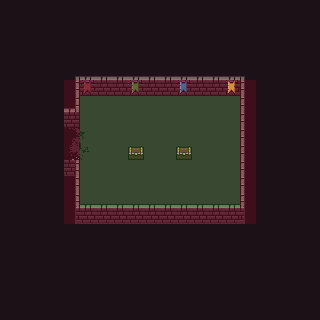

This is a level from a 2D game, rendered from its Tiled map with the project's own tilesets. A one-line summary and the map file follow, with tile-layer data summarised:
An orthogonal 20x20 tile map with 16x16 px tiles, 7 tile layers (bg, floor, treasure, fg, ...), 3 tilesets and 4 objects (w).

<map version="1.5" tiledversion="1.7.0" orientation="orthogonal" renderorder="right-down" width="20" height="20" tilewidth="16" tileheight="16" infinite="0" nextlayerid="11" nextobjectid="5">
 <tileset firstgid="1" source="0x72_16x16DungeonTileset_walls.v1.tsx" />
 <tileset firstgid="257" source="0x72_16x16DungeonTileset.v4.tsx" />
 <tileset firstgid="513" source="NavigationTileSet.tsx" />
 <layer id="1" name="bg" width="20" height="20">
  <data>[400 cells, 400 non-empty, 1 distinct tile ids]</data>
 </layer>
 <layer id="2" name="floor" width="20" height="20">
  <data>[400 cells, 82 non-empty, 1 distinct tile ids]</data>
 </layer>
 <layer id="6" name="treasure" width="20" height="20">
  <data>[400 cells, 2 non-empty, 1 distinct tile ids]</data>
 </layer>
 <layer id="4" name="fg" width="20" height="20">
  <data>[400 cells, 59 non-empty, 16 distinct tile ids]</data>
 </layer>
 <layer id="3" name="props" width="20" height="20">
  <data>[400 cells, 4 non-empty, 4 distinct tile ids]</data>
 </layer>
 <layer id="5" name="exits" width="20" height="20">
  <data>[400 cells, 4 non-empty, 4 distinct tile ids]</data>
 </layer>
 <objectgroup id="8" name="Collisions">
  <object id="1" x="64" y="120">
   <polygon points="0,0 16,0 16,-32 176,-32 176,84 16,84 16,36 0,36" />
  </object>
  <object id="3" x="128" y="152">
   <polygon points="0,0 16,0 16,-8 0,-8" />
  </object>
  <object id="4" x="176" y="152">
   <polygon points="0,0 16,0 16,-8 0,-8" />
  </object>
 </objectgroup>
 <objectgroup id="9" name="Void" />
 <objectgroup id="10" name="Gates">
  <object id="2" name="w" x="64" y="128">
   <polygon points="0,0 16,0 16,28 0,28" />
  </object>
 </objectgroup>
 <layer id="7" name="navigation" width="20" height="20" opacity="0.15">
  <data>[400 cells, 108 non-empty, 2 distinct tile ids]</data>
 </layer>
</map>
